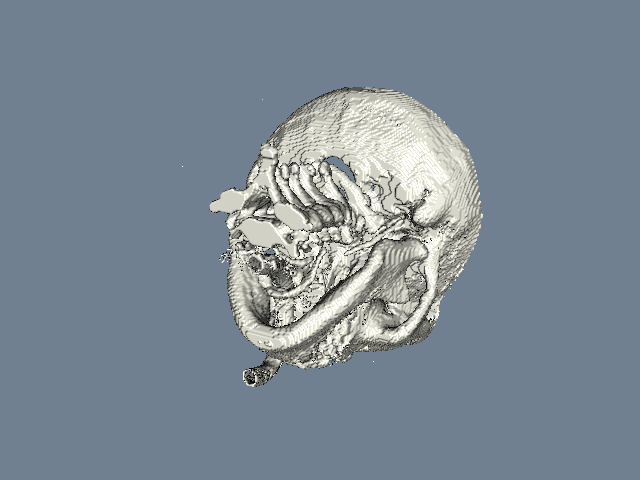

Recreate this plot in Python.
#!/usr/bin/env python

# Segment a 3D medical volume (FullHead.mhd) by scalar range using
# vtkImageThreshold and display the result as an iso-surface.

import os
from pathlib import Path

# Factory overrides: importing these modules registers the OpenGL rendering
# and interaction style implementations for vtkRenderingCore factory classes.
import vtkmodules.vtkInteractionStyle  # noqa: F401
import vtkmodules.vtkRenderingOpenGL2  # noqa: F401
# VTK pipeline classes used in this example
from vtkmodules.vtkFiltersCore import vtkFlyingEdges3D
from vtkmodules.vtkIOImage import vtkMetaImageReader
from vtkmodules.vtkImagingCore import vtkImageThreshold
from vtkmodules.vtkRenderingCore import (
    vtkActor,
    vtkPolyDataMapper,
    vtkRenderWindow,
    vtkRenderWindowInteractor,
    vtkRenderer,
)

# Colors (normalized RGB)
ivory_rgb = (1.0, 1.0, 0.941)
slate_gray_background_rgb = (0.439, 0.502, 0.565)

# Data directory: defaults to the folder containing this script
data_dir = Path(os.environ.get("VPE_DATA_DIR", Path(__file__).parent))

# Reader: load the 3D medical volume
reader = vtkMetaImageReader()
reader.SetFileName(str(data_dir / "FullHead.mhd"))
reader.Update()

# Filter: threshold to keep only bone-density voxels (scalar > 1150)
threshold = vtkImageThreshold()
threshold.SetInputConnection(reader.GetOutputPort())
threshold.ThresholdByUpper(1150.0)
threshold.SetInValue(1)
threshold.SetOutValue(0)
threshold.ReplaceInOn()
threshold.ReplaceOutOn()
threshold.SetOutputScalarTypeToUnsignedShort()

# Filter: extract an iso-surface at the threshold boundary
flying_edges = vtkFlyingEdges3D()
flying_edges.SetInputConnection(threshold.GetOutputPort())
flying_edges.SetValue(0, 0.5)
flying_edges.ComputeNormalsOn()

# Mapper: map the iso-surface polydata to graphics primitives
mapper = vtkPolyDataMapper()
mapper.SetInputConnection(flying_edges.GetOutputPort())
mapper.ScalarVisibilityOff()

# Actor: assign the mapped geometry
actor = vtkActor()
actor.SetMapper(mapper)
actor.GetProperty().SetDiffuseColor(ivory_rgb)
actor.GetProperty().SetSpecular(0.3)
actor.GetProperty().SetSpecularPower(20)

# Renderer: assemble the scene and configure the camera
renderer = vtkRenderer()
renderer.AddActor(actor)
renderer.SetBackground(slate_gray_background_rgb)

# Window: display the rendered scene
render_window = vtkRenderWindow()
render_window.AddRenderer(renderer)
render_window.SetWindowName("threshold")
render_window.SetMultiSamples(0)
render_window.SetSize(640, 480)

# Interactor: handle mouse and keyboard events
render_window_interactor = vtkRenderWindowInteractor()
render_window_interactor.SetRenderWindow(render_window)

# Scene: configure the camera
renderer.ResetCamera()
renderer.GetActiveCamera().Azimuth(30)
renderer.GetActiveCamera().Elevation(20)
renderer.ResetCameraClippingRange()

render_window_interactor.Initialize()
render_window_interactor.Start()
